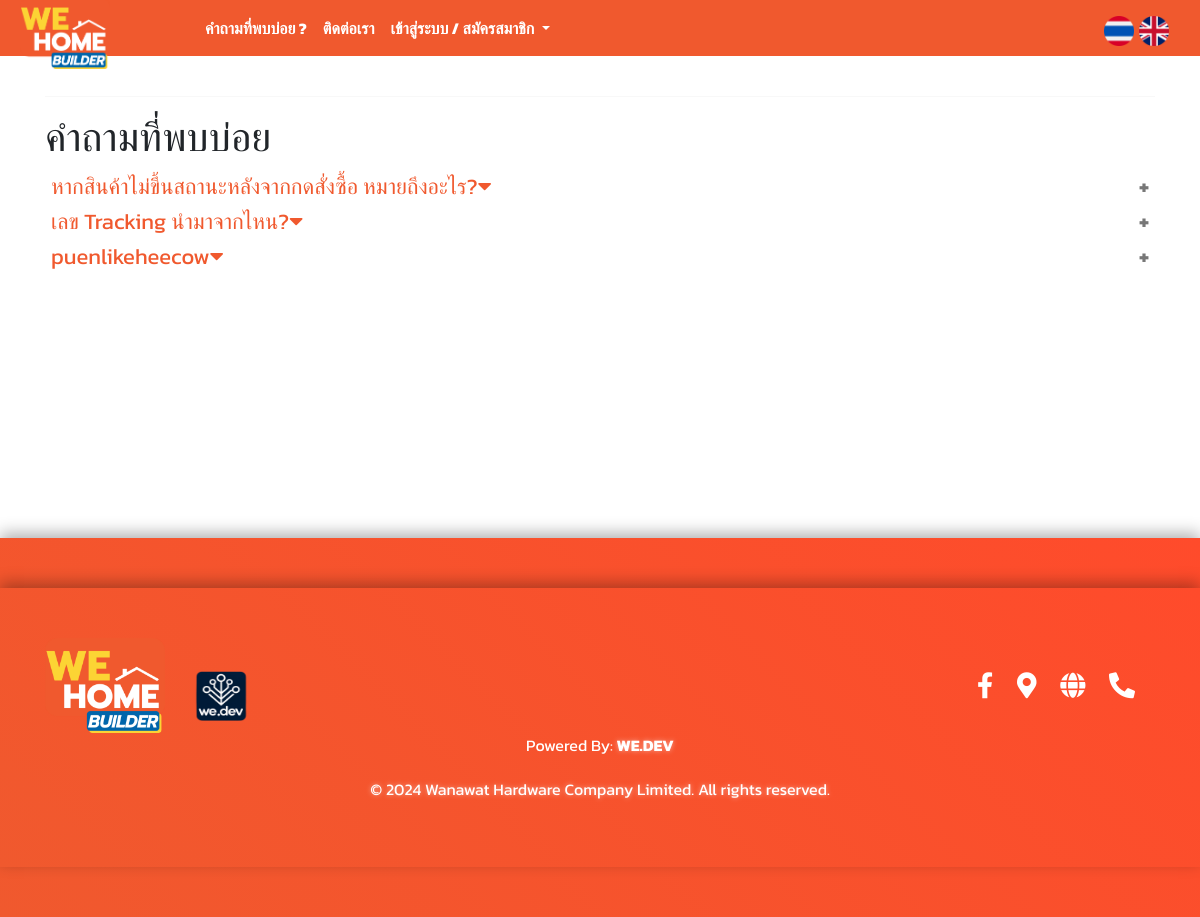
Page /view/freqquestion_main on the committed database.
### tables this page shows
CREATE TABLE IF NOT EXISTS `tb_freq` (
  `freq_id` int(11) NOT NULL AUTO_INCREMENT,
  `freq_header` varchar(255) NOT NULL,
  `freq_content` varchar(255) NOT NULL,
  `freq_create_at` timestamp NOT NULL DEFAULT current_timestamp(),
  `freq_status` tinyint(4) DEFAULT 1,
  PRIMARY KEY (`freq_id`)
);

### view/function/th_eng.php (called while the page is built, shortened)
<?php
    $lang = isset($_GET['lang']) ? $_GET['lang'] : 'th';
    $th_language = array('th' => 'ภาษาไทย' , 'en' => 'TH Language');
    $lang_th_language = $th_language[$lang];
    $en_language = array('th' => 'ภาษาอังกฤษ' , 'en' => 'ENG Language');
    $lang_en_language = $en_language[$lang];
    $question_translate = array('th' => 'คำถามที่พบบ่อย' , 'en' => 'Frequency Asked Questions (FAQs)');
    $lang_question = $question_translate[$lang];
    $login_translate = array('th' => 'เข้าสู่ระบบ' , 'en' => 'Login');
    $lang_login = $login_translate[$lang];
    $register_translate = array('th' => 'สมัครสมาชิก' , 'en' => 'Register');
    $lang_register = $register_translate[$lang];
    $contact_translate = array('th' => 'ติดต่อเรา' , 'en' => 'Contact us');
    $lang_contact = $contact_translate[$lang];
?>

### view/function/func_freq.php (the view)
<?php
require_once ('../view/config/connect.php');
$query = "SELECT freq_header , freq_content FROM tb_freq";
$result = mysqli_query($conn, $query);
?>
<?php
if (mysqli_num_rows($result) > 0) {
    while ($row = mysqli_fetch_assoc($result)) {
        echo '
        <button class="accordion">' . $row['freq_header'] . '<i class="fas fa-caret-down"></i></button>
        <div class="panel">
            <div class="panel-content">
                <div class="box-widget">
                    <p>' . $row['freq_content'] . '</p>
                </div>
            </div>
        </div>';
    }
} else {
    echo "No questions found.";
}
?>

### view/freqquestion_main.php (shortened to what this page needs)
<!DOCTYPE html>
<html lang="en">
<head>
    <?php require_once('function/head.php'); ?>
</head>
<body>
    <?php require_once('function/navbar.php'); ?>
    <?php require_once('function/freqpage.php'); ?>
</body>
<br>
<br>
<br>
<br>
<br>
<br>
<br>
<br>
<br>
<br>
<br>
<footer>
    <?php require_once('function/footer.php'); ?>
</footer>
</html>

### view/function/head.php (shortened to what this page needs)
<head>
<link href="https://fastly.jsdelivr.net/npm/bootstrap@5.3.3/dist/css/bootstrap.min.css" rel="stylesheet">
<link rel="stylesheet" type="text/css" href="../view/assets/css/style.css">
<link rel="stylesheet" href="https://fastly.jsdelivr.net/npm/bootstrap-icons@1.11.3/font/bootstrap-icons.min.css">
</head>

### view/function/navbar.php (shortened to what this page needs)
<?php
require_once('language.php');
?>
</head>
<body>
  <nav id="navbar" class="navbar navbar-expand-lg navbar-light bg-orange">
    <div class="container-fluid">
      <a class="navbar-brand" href="../view/index">
        <img src="../view/assets/img/logo/logo.png" alt="Logo">
      </a>
      <div class="collapse navbar-collapse" id="navbarNavDropdown">
        <ul class="navbar-nav">
          <li class="nav-item">
            <a class="nav-link active" aria-current="page" href="../view/freqquestion_main"><?php echo $lang_question ?> ?</a>
          </li>
          <li class="nav-item">
            <a class="nav-link" href="../view/contact_main"><?php echo $lang_contact ?></a>
          </li>
          <li class="nav-item dropdown">
            <a class="nav-link dropdown-toggle" href="#" id="navbarDropdownMenuLink" role="button" data-bs-toggle="dropdown" aria-expanded="false">
              <?php echo $lang_login ?> / <?php echo $lang_register ?>
            </a>
          </li>
        </ul>
        <div class="language-switcher">
          <a href="?lang=th"><img src="../view/assets/img/logo/thai.png" alt="<?php echo $lang_th_language ?>"></a>
          <a href="?lang=en"><img src="../view/assets/img/logo/eng.png" alt="<?php echo $lang_en_language ?>"></a>
        </div>
      </div>
    </div>
  </nav>
</body>

### view/function/freqpage.php (shortened to what this page needs)
<link rel="stylesheet" href="https://cdnjs.cloudflare.com/ajax/libs/font-awesome/5.15.4/css/all.min.css"
 />
<div class="container">
    <br>
    <hr>
    <h1>คำถามที่พบบ่อย</h1>
    <?php require_once 'function/func_freq.php'; ?>
    </div>

### view/function/footer.php (shortened to what this page needs)
<link href="https://cdnjs.cloudflare.com/ajax/libs/font-awesome/5.15.4/css/all.min.css" rel="stylesheet">
<link href="https://maxcdn.bootstrapcdn.com/bootstrap/4.5.2/css/bootstrap.min.css" rel="stylesheet">
<body>
    <footer>
        <div class="container">
            <div class="footer-content">
                <div class="footer-logo">
                    <img src="../view/assets/img/logo/logo.png" alt="Company Logo">
                </div>
                <img src="../view/assets/img/wedev.png" class="wedev-logo" alt="WEDEV Logo">
                <div class="social-icons">
                    <a href="https://www.facebook.com/WeHomeOnline" target="_blank"><i class="fab fa-facebook-f"></i></a>
                    <a href="https://maps.app.goo.gl/d4iug4bQ4Z5tMJAC9" target="_blank"><i class="fas fa-map-marker-alt"></i></a>
                    <a href="https://wehome.co.th" target="_blank"><i class="fas fa-globe"></i></a>
                    <a href="#" onclick="confirmCall()"><i class="fas fa-phone-alt"></i></a>
                </div>
            </div>
            <div class="powered-by text-center">
                <p>Powered By: <a href="https://www.facebook.com/profile.php?id=61558770879804">WE.DEV</a></p>
            </div>
            <div class="footer-text text-center">
                <p>&copy; 2024 Wanawat Hardware Company Limited. All rights reserved.</p>
            </div>
        </div>
    </footer>
</body>

### view/assets/css/style.css (style rules this page uses)
.bg-orange { background-color: #F0592E !important; }
body { font-family: 'Kanit', sans-serif; font-weight: bold; }

### view/function/head.php (style rules this page uses)
body { font-family: 'Kanit', sans-serif !important; }

### view/function/navbar.php (style rules this page uses)
.navbar { background-color: #F0592E; padding: 10px 20px; position: relative; z-index: 1000; }
.navbar .navbar-nav .nav-link { color: white !important; font-size: 16px; font-weight: bold; }
.language-switcher { display: flex; align-items: center; margin-left: auto; }
.language-switcher img { width: 30px; margin-left: 5px; cursor: pointer; margin-top: 5px; }
.navbar-brand img { width: 90px; height: auto; transition: width 0.3s; position: absolute; top: -1.9px; left: 20px; z-index: 1001; }
.navbar-nav { margin-left: 150px; }

### view/function/freqpage.php (style rules this page uses)
.container { max-width: auto !important; margin: 0 auto; padding: 0 15px; }
.accordion { cursor: pointer; border: none; outline: none; transition: 0.4s; font-size: 22px; background-color: transparent; width: 100%; text-align: left; color: #F0592E; }
.accordion:after { content: '\002B'; color: #777; font-weight: bold; float: right; margin-left: 5px; }

### view/function/footer.php (style rules this page uses)
footer { position: relative; background: linear-gradient(45deg, #F0592E, #FF4B2B); color: #fff; padding: 50px 0; box-shadow: 0 -5px 15px rgba(0, 0, 0, 0.3); }
.footer-content { display: flex; justify-content: space-between; align-items: center; flex-wrap: wrap; animation: slideInUp 1s ease-out; }
.footer-logo img { max-width: 120px; transition: transform 0.3s ease, filter 0.3s ease; }
.social-icons a { color: #fff; font-size: 26px; margin-right: 20px; transition: transform 0.3s ease, color 0.3s ease, filter 0.3s ease; }
.powered-by a { color: #fff; text-decoration: none; font-weight: bold; font-size: 16px; transition: color 0.3s ease, text-shadow 0.3s ease; text-shadow: 0 0 5px rgba(255, 255, 255, 0.5); }
.footer-text { font-size: 16px; margin-top: 20px; text-shadow: 0 0 5px rgba(255, 255, 255, 0.5); }
.wedev-logo { width: 55px; height: 50px; margin-top: 20px; margin-right: 700px; }

### rows in the picture
tb_freq: freq_header "หากสินค้าไม่ขึ้นสถานะหลังจากกดสั่งซื้อ หมายถึงอะไร?"
tb_freq: freq_header "เลข Tracking นำมาจากไหน?"
tb_freq: freq_header "puenlikeheecow"

### other values in the picture
$lang_question "คำถามที่พบบ่อย"
$lang_contact "ติดต่อเรา"
$lang_login "เข้าสู่ระบบ"
$lang_register "สมัครสมาชิก"
